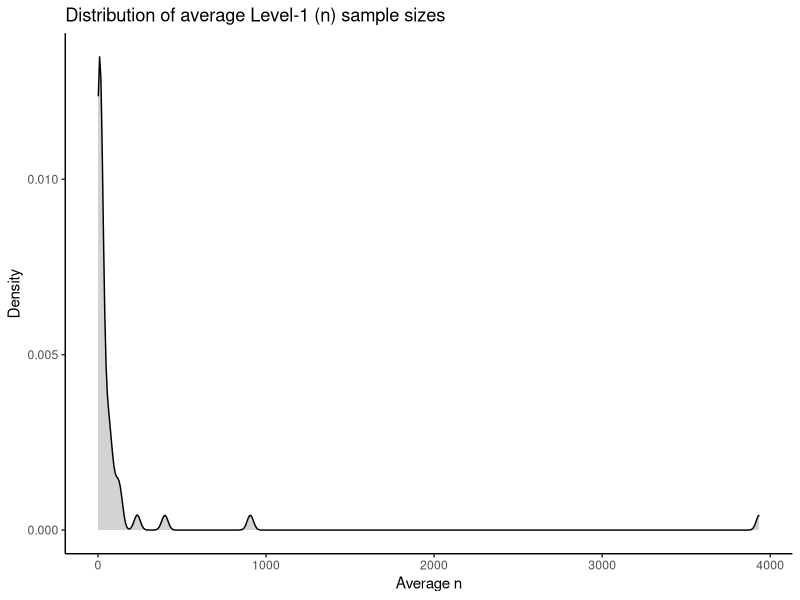
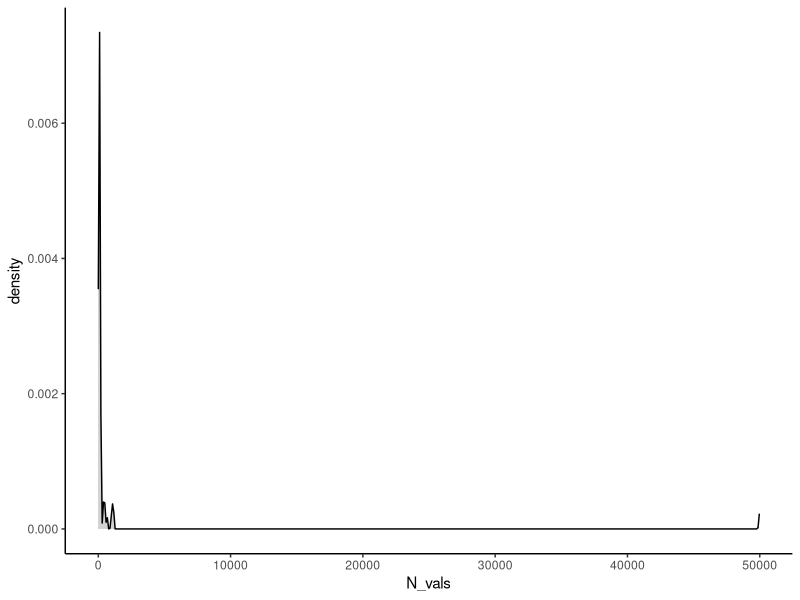
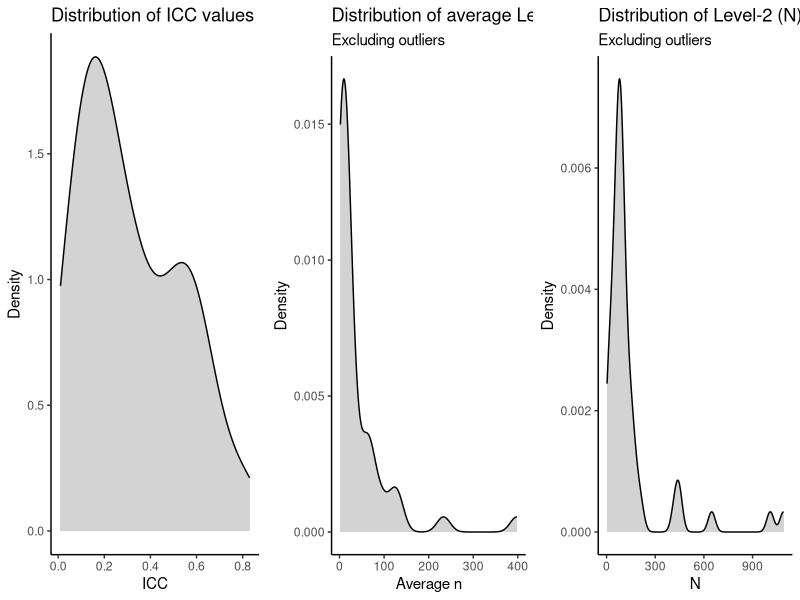
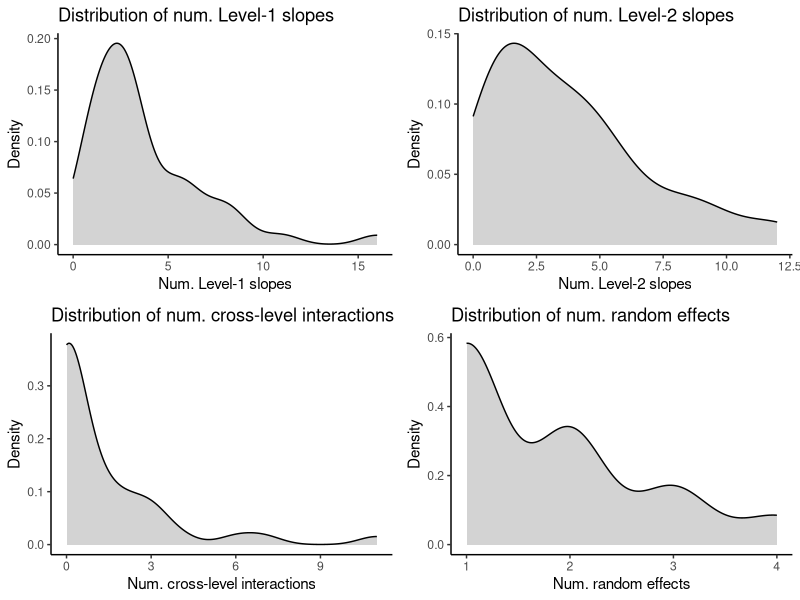

Source code (R) for these figures, in order:
###Let's plot the results of our literature search/review

#first load the ggplot2 package which we'll use to plot the results 
library(ggplot2)
library(ggpubr)

#manually input the ICC values from the lit search spreadsheet 
icc_vals = c(0.62,0.48,0.52,0.55,0.36,0.33,0.47,0.17,0.25,0.44,0.12,
             0.24,0.27,0.32,0.38,0.22,0.56,0.49,0.4,0.01,0.13,0.22,0.23,
             0.39,0.74,0.8,0.27,0.5,0.58,0.66,0.62,0.34,0.11,0.29,0.65,
             0.51,0.59,0.57,0.06,0.04,0.09,0.17,0.01,0.21,0.63,0.14,0.19,
             0.16,0.57,0.2,0.16,0.14,0.05,0.07,0.08,0.13,0.07,0.34,0.06,
             0.21,0.18,0.32,0.12,0.17,0.03,0.83)
#save into a dataframe
icc_df = data.frame(icc_vals)

#make the plot
icc_plot = ggplot(icc_df, aes(x=icc_vals)) + 
  geom_density(fill = 'lightgrey') + scale_color_grey() + theme_classic() +
  labs(y = "Density", x = "ICC") + ggtitle("Distribution of ICC values")

#manually input the n (Level-1) sample size values
#note that there are two big outliers that we'll probably want to remove (~3935, ~906)
n_vals = c(3,15,7,3,66.7,19.5882352941176,2.33333333333333,49.6071428571429,
           8.15584415584416,14,2.93846153846154,96.65,62.43,16.9117647058824,
           7.91304347826087,14,6.6,31,129.714285714286,NA,3,131.393939393939,
           19.475,4,16.3333333333333,24.6944444444444,6,4.09473684210526,40.19,
           87.32,NA,8.31685393258427,3935.06349206349,NA,66.67,66.67,233.33,118,2,
           2,14.87,2,906.375,16,4.59863945578231,20,65,2.78889990089197,
           7.91891891891892,20,397.89,25.4259259259259,2)

n_df = data.frame(n_vals)

ggplot(n_df, aes(x=n_vals)) + 
  geom_density(fill = 'lightgrey') + scale_color_grey() + theme_classic() +
  labs(y = "Density", x = "Average n") + ggtitle("Distribution of average Level-1 (n) sample sizes")

n_df_no_out = data.frame(n_vals = n_vals[n_vals < 900])

n_no_out_plot = ggplot(n_df_no_out, aes(x=n_vals)) + 
  geom_density(fill = 'lightgrey') + scale_color_grey() + theme_classic() +
  labs(y = "Density", x = "Average n") + ggtitle("Distribution of average Level-1 (n) sample sizes", subtitle = "Excluding outliers")

N_vals = c(114,190,70,419,447,110,17,102,84,77,164,130,20,
           58,68,92,87,84,146,7,1150,114,33,40,102,3,72,78,
           95,213,1091,129,109,445,63,3,3,150,83,48,39,648,
           56,33,52,147,49968,101,1009,74,74,81,81,91,54,171)

N_df = data.frame(N_vals)

ggplot(N_df, aes(x=N_vals)) + 
  geom_density(fill = 'lightgrey') + scale_color_grey() + theme_classic()

N_df_no_out = data.frame(N_vals = N_vals[N_vals < 1100])

N_no_out_plot = ggplot(N_df_no_out, aes(x=N_vals)) + 
  geom_density(fill = 'lightgrey') + scale_color_grey() + theme_classic() +
  labs(y = "Density", x = "N") + ggtitle("Distribution of Level-2 (N) sample sizes", subtitle = "Excluding outliers")


#arrange and save (figure 1)
ggsave("/Users/jguassimoreira/Documents/mh2005_replisim/plots/figure1.png",
       ggarrange(icc_plot, n_no_out_plot, N_no_out_plot, ncol = 3),
       width = 15, height = 5, dpi = 900)


l1_slopes = c(3,6,1,2,2,16,8,3,3,4,5,2,3,3,5,1,1,3,1,3,1,4,3,2,5,3,2,6,2,8,11,
              2,1,2,0,3,1,9,6,7,8,3,3,1,6,2,1)

l1_slopes_df = data.frame(l1_slopes)

l1_slopes_plot = ggplot(l1_slopes_df, aes(x=l1_slopes)) + 
  geom_density(fill = 'lightgrey') + scale_color_grey() + theme_classic()+
  labs(y = "Density", x = "Num. Level-1 slopes") + ggtitle("Distribution of num. Level-1 slopes")

l2_slopes = c(1,9,1,2,10,12,1,4,1,2,3,5,5,5,8,1,5,7,8,0,	
              2,12,4,3,4,1,3,9,6,1,2,0,1,1,2,5,4,0,2,1,3,
              4,3,1,6,4,6,1)

l2_slopes_df = data.frame(l2_slopes)

l2_slopes_plot = ggplot(l2_slopes_df, aes(x=l2_slopes)) +
  geom_density(fill = 'lightgrey') + scale_color_grey() + theme_classic()+
  labs(y = "Density", x = "Num. Level-2 slopes") + ggtitle("Distribution of num. Level-2 slopes")

cross_lev_int = c(3,0,0,0,7,1,0,0,3,4,6,0,1,0,0,0,0,2,3,0,0,
                  11,0,0,0,1,1,2,0,0,2,0,0,0,1,2,0,0,0,3,1)

cross_lev_int_df = data.frame(cross_lev_int)

cross_lev_int_plot = ggplot(cross_lev_int_df, aes(x=cross_lev_int)) +
  geom_density(fill = "lightgrey") + scale_color_grey() + theme_classic() +
  labs(y = "Density", x = "Num. cross-level interactions") + ggtitle("Distribution of num. cross-level interactions")

n_rfx = c(1,2,2,1,4,3,4,1,1,1,3,3,1,1,2,3,1,2,1,1,1,2,2,1,1,2,1,2)
n_rfx_df = data.frame(n_rfx)

n_rfx_plot = ggplot(n_rfx_df, aes(x=n_rfx)) +
  geom_density(fill = "lightgrey") + scale_color_grey() + theme_classic() +
  labs(y = "Density", x = "Num. random effects") + ggtitle("Distribution of num. random effects")

#arrange and save (figure 2)
ggsave("/Users/jguassimoreira/Documents/mh2005_replisim/plots/figure2.png",
       ggarrange(l1_slopes_plot, l2_slopes_plot, cross_lev_int_plot, n_rfx_plot, ncol = 2, nrow = 2),
       width = 8.5, height = 6, dpi = 900)
